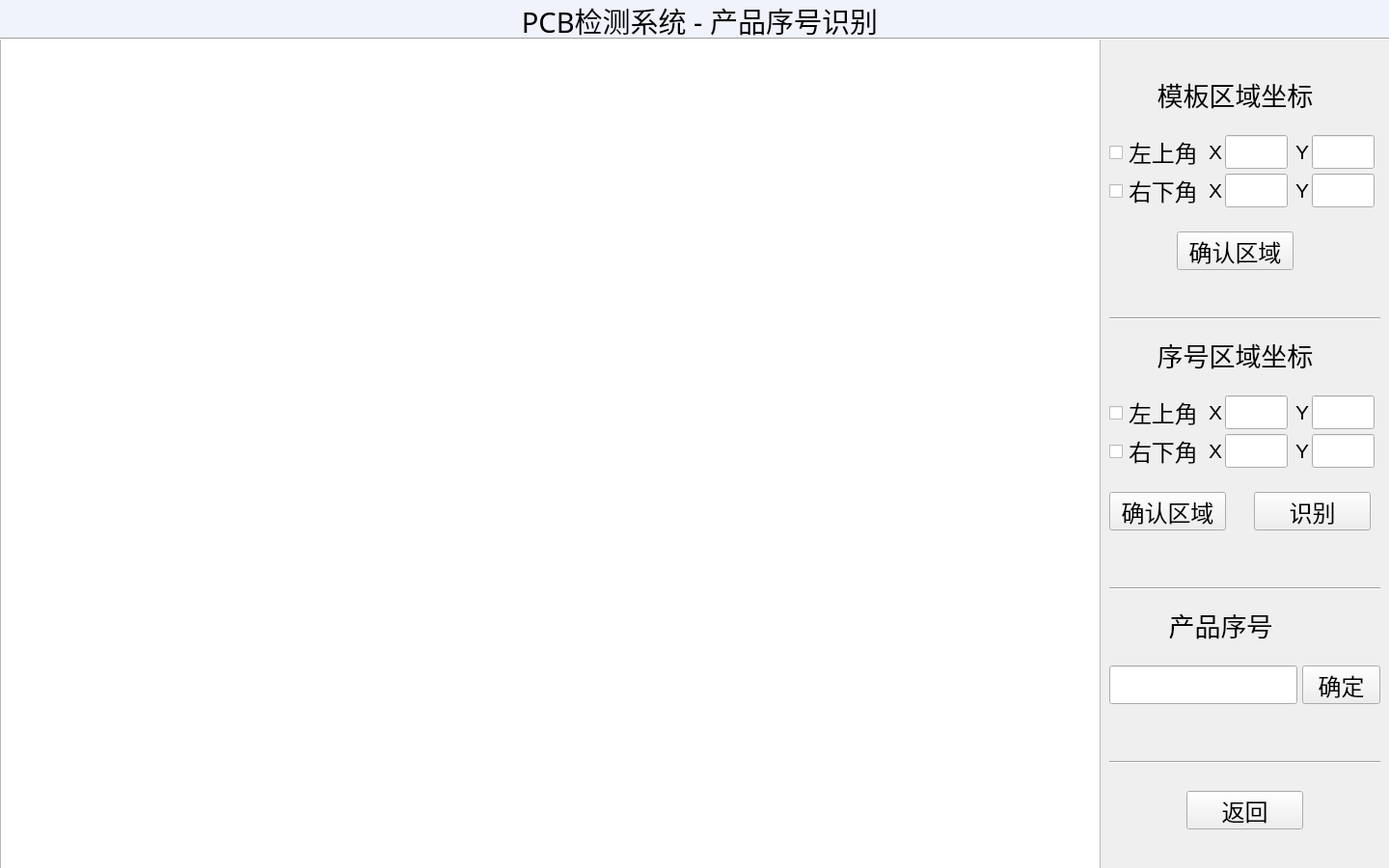
<?xml version="1.0" encoding="UTF-8"?>
<ui version="4.0">
 <class>SerialNumberUI</class>
 <widget class="QWidget" name="SerialNumberUI">
  <property name="geometry">
   <rect>
    <x>0</x>
    <y>0</y>
    <width>1440</width>
    <height>900</height>
   </rect>
  </property>
  <property name="windowTitle">
   <string>SerialNumberUI</string>
  </property>
  <widget class="QGraphicsView" name="graphicsView">
   <property name="geometry">
    <rect>
     <x>0</x>
     <y>40</y>
     <width>1141</width>
     <height>861</height>
    </rect>
   </property>
  </widget>
  <widget class="QLineEdit" name="lineEdit_ocrRoi_tl_x">
   <property name="geometry">
    <rect>
     <x>1270</x>
     <y>410</y>
     <width>65</width>
     <height>35</height>
    </rect>
   </property>
   <property name="font">
    <font>
     <pointsize>16</pointsize>
    </font>
   </property>
   <property name="text">
    <string/>
   </property>
   <property name="alignment">
    <set>Qt::AlignCenter</set>
   </property>
  </widget>
  <widget class="QLabel" name="label">
   <property name="geometry">
    <rect>
     <x>1190</x>
     <y>350</y>
     <width>181</width>
     <height>35</height>
    </rect>
   </property>
   <property name="font">
    <font>
     <pointsize>20</pointsize>
     <weight>50</weight>
     <bold>false</bold>
    </font>
   </property>
   <property name="text">
    <string>序号区域坐标</string>
   </property>
   <property name="alignment">
    <set>Qt::AlignCenter</set>
   </property>
  </widget>
  <widget class="QLineEdit" name="lineEdit_ocrRoi_tl_y">
   <property name="geometry">
    <rect>
     <x>1360</x>
     <y>410</y>
     <width>65</width>
     <height>35</height>
    </rect>
   </property>
   <property name="font">
    <font>
     <pointsize>16</pointsize>
    </font>
   </property>
   <property name="alignment">
    <set>Qt::AlignCenter</set>
   </property>
  </widget>
  <widget class="QLabel" name="label_3">
   <property name="geometry">
    <rect>
     <x>1170</x>
     <y>410</y>
     <width>71</width>
     <height>35</height>
    </rect>
   </property>
   <property name="font">
    <font>
     <pointsize>18</pointsize>
    </font>
   </property>
   <property name="text">
    <string>左上角</string>
   </property>
  </widget>
  <widget class="QLabel" name="label_4">
   <property name="geometry">
    <rect>
     <x>1170</x>
     <y>450</y>
     <width>71</width>
     <height>35</height>
    </rect>
   </property>
   <property name="font">
    <font>
     <pointsize>18</pointsize>
    </font>
   </property>
   <property name="text">
    <string>右下角</string>
   </property>
  </widget>
  <widget class="QLineEdit" name="lineEdit_ocrRoi_br_x">
   <property name="geometry">
    <rect>
     <x>1270</x>
     <y>450</y>
     <width>65</width>
     <height>35</height>
    </rect>
   </property>
   <property name="font">
    <font>
     <pointsize>16</pointsize>
    </font>
   </property>
   <property name="text">
    <string/>
   </property>
   <property name="alignment">
    <set>Qt::AlignCenter</set>
   </property>
  </widget>
  <widget class="QLineEdit" name="lineEdit_ocrRoi_br_y">
   <property name="geometry">
    <rect>
     <x>1360</x>
     <y>450</y>
     <width>65</width>
     <height>35</height>
    </rect>
   </property>
   <property name="font">
    <font>
     <pointsize>16</pointsize>
    </font>
   </property>
   <property name="alignment">
    <set>Qt::AlignCenter</set>
   </property>
  </widget>
  <widget class="QLabel" name="label_5">
   <property name="geometry">
    <rect>
     <x>1250</x>
     <y>410</y>
     <width>20</width>
     <height>35</height>
    </rect>
   </property>
   <property name="font">
    <font>
     <pointsize>16</pointsize>
    </font>
   </property>
   <property name="text">
    <string>X</string>
   </property>
   <property name="alignment">
    <set>Qt::AlignCenter</set>
   </property>
  </widget>
  <widget class="QLabel" name="label_6">
   <property name="geometry">
    <rect>
     <x>1340</x>
     <y>410</y>
     <width>20</width>
     <height>35</height>
    </rect>
   </property>
   <property name="font">
    <font>
     <pointsize>16</pointsize>
    </font>
   </property>
   <property name="text">
    <string>Y</string>
   </property>
   <property name="alignment">
    <set>Qt::AlignCenter</set>
   </property>
  </widget>
  <widget class="QLabel" name="label_7">
   <property name="geometry">
    <rect>
     <x>1250</x>
     <y>450</y>
     <width>20</width>
     <height>35</height>
    </rect>
   </property>
   <property name="font">
    <font>
     <pointsize>16</pointsize>
    </font>
   </property>
   <property name="text">
    <string>X</string>
   </property>
   <property name="alignment">
    <set>Qt::AlignCenter</set>
   </property>
  </widget>
  <widget class="QLabel" name="label_8">
   <property name="geometry">
    <rect>
     <x>1340</x>
     <y>450</y>
     <width>20</width>
     <height>35</height>
    </rect>
   </property>
   <property name="font">
    <font>
     <pointsize>16</pointsize>
    </font>
   </property>
   <property name="text">
    <string>Y</string>
   </property>
   <property name="alignment">
    <set>Qt::AlignCenter</set>
   </property>
  </widget>
  <widget class="QPushButton" name="pushButton_getOcrRoi">
   <property name="geometry">
    <rect>
     <x>1150</x>
     <y>510</y>
     <width>121</width>
     <height>40</height>
    </rect>
   </property>
   <property name="font">
    <font>
     <pointsize>18</pointsize>
    </font>
   </property>
   <property name="text">
    <string>确认区域</string>
   </property>
  </widget>
  <widget class="Line" name="line_2">
   <property name="geometry">
    <rect>
     <x>1150</x>
     <y>600</y>
     <width>281</width>
     <height>20</height>
    </rect>
   </property>
   <property name="orientation">
    <enum>Qt::Horizontal</enum>
   </property>
  </widget>
  <widget class="QLabel" name="label_9">
   <property name="geometry">
    <rect>
     <x>1200</x>
     <y>630</y>
     <width>131</width>
     <height>35</height>
    </rect>
   </property>
   <property name="font">
    <font>
     <pointsize>20</pointsize>
     <weight>50</weight>
     <bold>false</bold>
    </font>
   </property>
   <property name="text">
    <string>产品序号</string>
   </property>
   <property name="alignment">
    <set>Qt::AlignCenter</set>
   </property>
  </widget>
  <widget class="QLineEdit" name="lineEdit_serialNum">
   <property name="geometry">
    <rect>
     <x>1150</x>
     <y>690</y>
     <width>195</width>
     <height>40</height>
    </rect>
   </property>
   <property name="font">
    <font>
     <pointsize>16</pointsize>
    </font>
   </property>
   <property name="alignment">
    <set>Qt::AlignCenter</set>
   </property>
  </widget>
  <widget class="QPushButton" name="pushButton_recognize">
   <property name="geometry">
    <rect>
     <x>1300</x>
     <y>510</y>
     <width>121</width>
     <height>40</height>
    </rect>
   </property>
   <property name="font">
    <font>
     <pointsize>18</pointsize>
    </font>
   </property>
   <property name="text">
    <string>识别</string>
   </property>
  </widget>
  <widget class="QPushButton" name="pushButton_return">
   <property name="geometry">
    <rect>
     <x>1230</x>
     <y>820</y>
     <width>121</width>
     <height>40</height>
    </rect>
   </property>
   <property name="font">
    <font>
     <pointsize>18</pointsize>
    </font>
   </property>
   <property name="text">
    <string>返回</string>
   </property>
  </widget>
  <widget class="Line" name="line_3">
   <property name="geometry">
    <rect>
     <x>1150</x>
     <y>780</y>
     <width>281</width>
     <height>20</height>
    </rect>
   </property>
   <property name="orientation">
    <enum>Qt::Horizontal</enum>
   </property>
  </widget>
  <widget class="Line" name="line_4">
   <property name="geometry">
    <rect>
     <x>0</x>
     <y>30</y>
     <width>1441</width>
     <height>20</height>
    </rect>
   </property>
   <property name="orientation">
    <enum>Qt::Horizontal</enum>
   </property>
  </widget>
  <widget class="QLabel" name="label_title">
   <property name="geometry">
    <rect>
     <x>520</x>
     <y>1</y>
     <width>411</width>
     <height>41</height>
    </rect>
   </property>
   <property name="sizePolicy">
    <sizepolicy hsizetype="Fixed" vsizetype="Fixed">
     <horstretch>0</horstretch>
     <verstretch>0</verstretch>
    </sizepolicy>
   </property>
   <property name="minimumSize">
    <size>
     <width>60</width>
     <height>30</height>
    </size>
   </property>
   <property name="font">
    <font>
     <family>SimSun-ExtB</family>
     <pointsize>22</pointsize>
     <weight>12</weight>
     <italic>false</italic>
     <bold>false</bold>
    </font>
   </property>
   <property name="styleSheet">
    <string notr="true">font: 100 22pt &quot;SimSun-ExtB&quot;;</string>
   </property>
   <property name="text">
    <string>PCB检测系统 - 产品序号识别</string>
   </property>
   <property name="alignment">
    <set>Qt::AlignCenter</set>
   </property>
  </widget>
  <widget class="QLabel" name="label_10">
   <property name="geometry">
    <rect>
     <x>0</x>
     <y>0</y>
     <width>1441</width>
     <height>41</height>
    </rect>
   </property>
   <property name="styleSheet">
    <string notr="true">background-color: rgb(240, 242, 252);</string>
   </property>
   <property name="text">
    <string/>
   </property>
  </widget>
  <widget class="QPushButton" name="pushButton_confirm">
   <property name="geometry">
    <rect>
     <x>1350</x>
     <y>690</y>
     <width>81</width>
     <height>40</height>
    </rect>
   </property>
   <property name="font">
    <font>
     <pointsize>18</pointsize>
    </font>
   </property>
   <property name="text">
    <string>确定</string>
   </property>
  </widget>
  <widget class="QCheckBox" name="checkBox_ocrRoi_tl">
   <property name="geometry">
    <rect>
     <x>1150</x>
     <y>420</y>
     <width>16</width>
     <height>16</height>
    </rect>
   </property>
   <property name="text">
    <string/>
   </property>
  </widget>
  <widget class="QCheckBox" name="checkBox_ocrRoi_br">
   <property name="geometry">
    <rect>
     <x>1150</x>
     <y>460</y>
     <width>16</width>
     <height>16</height>
    </rect>
   </property>
   <property name="text">
    <string/>
   </property>
  </widget>
  <widget class="QLineEdit" name="lineEdit_maskRoi_tl_x">
   <property name="geometry">
    <rect>
     <x>1270</x>
     <y>140</y>
     <width>65</width>
     <height>35</height>
    </rect>
   </property>
   <property name="font">
    <font>
     <pointsize>16</pointsize>
    </font>
   </property>
   <property name="alignment">
    <set>Qt::AlignCenter</set>
   </property>
  </widget>
  <widget class="QLabel" name="label_2">
   <property name="geometry">
    <rect>
     <x>1190</x>
     <y>80</y>
     <width>181</width>
     <height>35</height>
    </rect>
   </property>
   <property name="font">
    <font>
     <pointsize>20</pointsize>
     <weight>50</weight>
     <bold>false</bold>
    </font>
   </property>
   <property name="text">
    <string>模板区域坐标</string>
   </property>
   <property name="alignment">
    <set>Qt::AlignCenter</set>
   </property>
  </widget>
  <widget class="QLabel" name="label_11">
   <property name="geometry">
    <rect>
     <x>1340</x>
     <y>180</y>
     <width>20</width>
     <height>35</height>
    </rect>
   </property>
   <property name="font">
    <font>
     <pointsize>16</pointsize>
    </font>
   </property>
   <property name="text">
    <string>Y</string>
   </property>
   <property name="alignment">
    <set>Qt::AlignCenter</set>
   </property>
  </widget>
  <widget class="QCheckBox" name="checkBox_maskRoi_br">
   <property name="geometry">
    <rect>
     <x>1150</x>
     <y>190</y>
     <width>16</width>
     <height>16</height>
    </rect>
   </property>
   <property name="text">
    <string/>
   </property>
  </widget>
  <widget class="QLabel" name="label_12">
   <property name="geometry">
    <rect>
     <x>1250</x>
     <y>140</y>
     <width>20</width>
     <height>35</height>
    </rect>
   </property>
   <property name="font">
    <font>
     <pointsize>16</pointsize>
    </font>
   </property>
   <property name="text">
    <string>X</string>
   </property>
   <property name="alignment">
    <set>Qt::AlignCenter</set>
   </property>
  </widget>
  <widget class="QLabel" name="label_13">
   <property name="geometry">
    <rect>
     <x>1170</x>
     <y>180</y>
     <width>71</width>
     <height>35</height>
    </rect>
   </property>
   <property name="font">
    <font>
     <pointsize>18</pointsize>
    </font>
   </property>
   <property name="text">
    <string>右下角</string>
   </property>
  </widget>
  <widget class="Line" name="line_5">
   <property name="geometry">
    <rect>
     <x>1150</x>
     <y>320</y>
     <width>281</width>
     <height>20</height>
    </rect>
   </property>
   <property name="orientation">
    <enum>Qt::Horizontal</enum>
   </property>
  </widget>
  <widget class="QLabel" name="label_14">
   <property name="geometry">
    <rect>
     <x>1170</x>
     <y>140</y>
     <width>71</width>
     <height>35</height>
    </rect>
   </property>
   <property name="font">
    <font>
     <pointsize>18</pointsize>
    </font>
   </property>
   <property name="text">
    <string>左上角</string>
   </property>
  </widget>
  <widget class="QPushButton" name="pushButton_getMaskRoi">
   <property name="geometry">
    <rect>
     <x>1220</x>
     <y>240</y>
     <width>121</width>
     <height>40</height>
    </rect>
   </property>
   <property name="font">
    <font>
     <pointsize>18</pointsize>
    </font>
   </property>
   <property name="text">
    <string>确认区域</string>
   </property>
  </widget>
  <widget class="QLabel" name="label_15">
   <property name="geometry">
    <rect>
     <x>1250</x>
     <y>180</y>
     <width>20</width>
     <height>35</height>
    </rect>
   </property>
   <property name="font">
    <font>
     <pointsize>16</pointsize>
    </font>
   </property>
   <property name="text">
    <string>X</string>
   </property>
   <property name="alignment">
    <set>Qt::AlignCenter</set>
   </property>
  </widget>
  <widget class="QCheckBox" name="checkBox_maskRoi_tl">
   <property name="geometry">
    <rect>
     <x>1150</x>
     <y>150</y>
     <width>16</width>
     <height>16</height>
    </rect>
   </property>
   <property name="text">
    <string/>
   </property>
  </widget>
  <widget class="QLineEdit" name="lineEdit_maskRoi_br_y">
   <property name="geometry">
    <rect>
     <x>1360</x>
     <y>180</y>
     <width>65</width>
     <height>35</height>
    </rect>
   </property>
   <property name="font">
    <font>
     <pointsize>16</pointsize>
    </font>
   </property>
   <property name="alignment">
    <set>Qt::AlignCenter</set>
   </property>
  </widget>
  <widget class="QLineEdit" name="lineEdit_maskRoi_tl_y">
   <property name="geometry">
    <rect>
     <x>1360</x>
     <y>140</y>
     <width>65</width>
     <height>35</height>
    </rect>
   </property>
   <property name="font">
    <font>
     <pointsize>16</pointsize>
    </font>
   </property>
   <property name="alignment">
    <set>Qt::AlignCenter</set>
   </property>
  </widget>
  <widget class="QLabel" name="label_16">
   <property name="geometry">
    <rect>
     <x>1340</x>
     <y>140</y>
     <width>20</width>
     <height>35</height>
    </rect>
   </property>
   <property name="font">
    <font>
     <pointsize>16</pointsize>
    </font>
   </property>
   <property name="text">
    <string>Y</string>
   </property>
   <property name="alignment">
    <set>Qt::AlignCenter</set>
   </property>
  </widget>
  <widget class="QLineEdit" name="lineEdit_maskRoi_br_x">
   <property name="geometry">
    <rect>
     <x>1270</x>
     <y>180</y>
     <width>65</width>
     <height>35</height>
    </rect>
   </property>
   <property name="font">
    <font>
     <pointsize>16</pointsize>
    </font>
   </property>
   <property name="text">
    <string/>
   </property>
   <property name="alignment">
    <set>Qt::AlignCenter</set>
   </property>
  </widget>
  <zorder>label_10</zorder>
  <zorder>graphicsView</zorder>
  <zorder>lineEdit_ocrRoi_tl_x</zorder>
  <zorder>label</zorder>
  <zorder>lineEdit_ocrRoi_tl_y</zorder>
  <zorder>label_3</zorder>
  <zorder>label_4</zorder>
  <zorder>lineEdit_ocrRoi_br_x</zorder>
  <zorder>lineEdit_ocrRoi_br_y</zorder>
  <zorder>label_5</zorder>
  <zorder>label_6</zorder>
  <zorder>label_7</zorder>
  <zorder>label_8</zorder>
  <zorder>pushButton_getOcrRoi</zorder>
  <zorder>line_2</zorder>
  <zorder>label_9</zorder>
  <zorder>lineEdit_serialNum</zorder>
  <zorder>pushButton_recognize</zorder>
  <zorder>pushButton_return</zorder>
  <zorder>line_3</zorder>
  <zorder>line_4</zorder>
  <zorder>label_title</zorder>
  <zorder>pushButton_confirm</zorder>
  <zorder>checkBox_ocrRoi_tl</zorder>
  <zorder>checkBox_ocrRoi_br</zorder>
  <zorder>lineEdit_maskRoi_tl_x</zorder>
  <zorder>label_2</zorder>
  <zorder>label_11</zorder>
  <zorder>checkBox_maskRoi_br</zorder>
  <zorder>label_12</zorder>
  <zorder>label_13</zorder>
  <zorder>line_5</zorder>
  <zorder>label_14</zorder>
  <zorder>pushButton_getMaskRoi</zorder>
  <zorder>label_15</zorder>
  <zorder>checkBox_maskRoi_tl</zorder>
  <zorder>lineEdit_maskRoi_br_y</zorder>
  <zorder>lineEdit_maskRoi_tl_y</zorder>
  <zorder>label_16</zorder>
  <zorder>lineEdit_maskRoi_br_x</zorder>
 </widget>
 <layoutdefault spacing="6" margin="11"/>
 <resources/>
 <connections/>
</ui>
